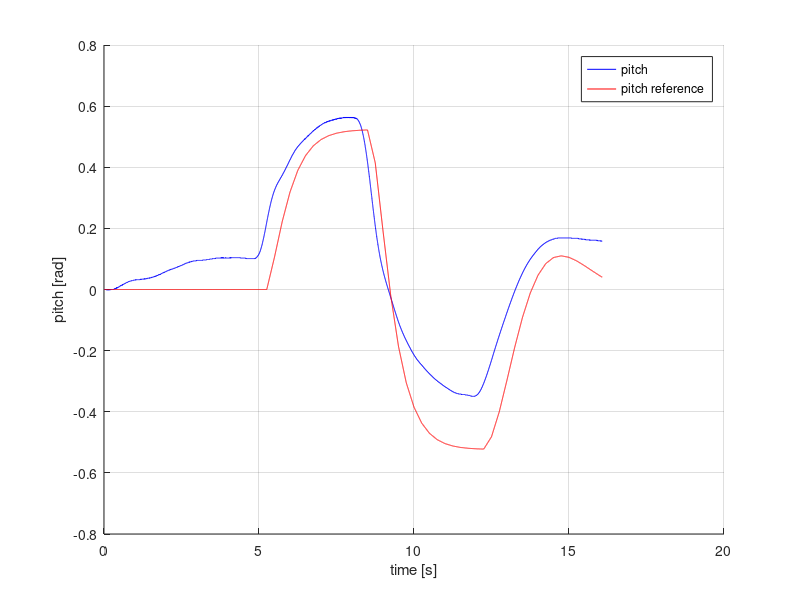
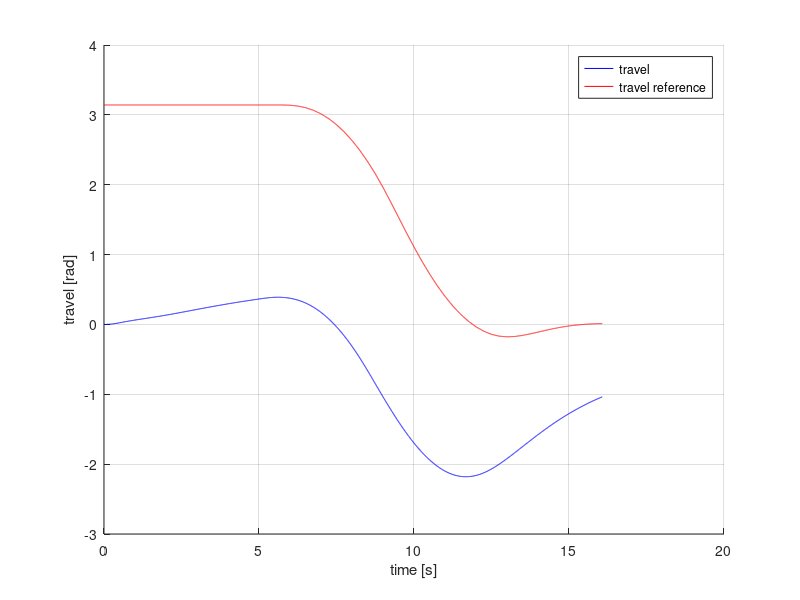

These charts were generated, in order, by the following MATLAB code:
load('pitch.mat');
load('travel.mat');
load('travel_ref.mat');
load('pitch_ref.mat');

figure(1); clf
hold on;
grid on;
xlabel('time [s]');
ylabel('pitch [rad]');
y = measured_pitch(2,:);
t = measured_pitch(1,:);
p1 = plot(t,y, 'b');
y2 = pitch_ref(2,:);
t2 = pitch_ref(1,:);
p2 = plot(t2,y2,'r');
legend([p1,p2], 'pitch', 'pitch reference');
hold off;
%saveas(gcf, '10_2_4pitch','epsc');

figure(2); clf
hold on;
grid on;
xlabel('time [s]');
ylabel('travel [rad]');
y1 = measured_travel(2,:);
t1 = measured_travel(1,:);
p3 = plot(t1,y1,'b');
y3 = travel_ref(2,:);
t3 = travel_ref(1,:);
p4 = plot(t3,y3,'r');
legend([p3,p4], 'travel', 'travel reference');
hold off;

%saveas(gcf, '10_2_4travel','epsc');